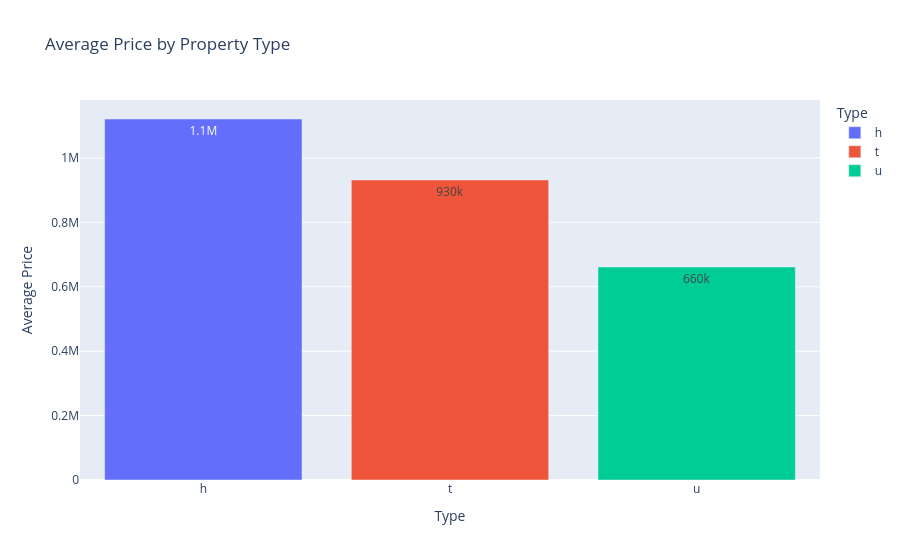

The code cell stored with this chart in its notebook:
### Code cell
px.bar(data_frame=avg_price_by_type, x='Type', y='Average Price',
       color='Type', text_auto='.2s',
       title='Average Price by Property Type')

### Figure 1 — Plotly figure (JSON) as saved in the notebook; plotly's stock layout.template omitted (floating-point values rounded to 4 significant figures)
{"data": [{"hovertemplate": "Type=%{x}<br>Average Price=%{y}<extra></extra>", "legendgroup": "h", "marker": {"color": "#636efa", "pattern": {"shape": ""}}, "name": "h", "orientation": "v", "showlegend": true, "textposition": "auto", "texttemplate": "%{y:.2s}", "type": "bar", "x": ["h"], "xaxis": "x", "y": [1121000.0], "yaxis": "y"}, {"hovertemplate": "Type=%{x}<br>Average Price=%{y}<extra></extra>", "legendgroup": "t", "marker": {"color": "#EF553B", "pattern": {"shape": ""}}, "name": "t", "orientation": "v", "showlegend": true, "textposition": "auto", "texttemplate": "%{y:.2s}", "type": "bar", "x": ["t"], "xaxis": "x", "y": [931700.0], "yaxis": "y"}, {"hovertemplate": "Type=%{x}<br>Average Price=%{y}<extra></extra>", "legendgroup": "u", "marker": {"color": "#00cc96", "pattern": {"shape": ""}}, "name": "u", "orientation": "v", "showlegend": true, "textposition": "auto", "texttemplate": "%{y:.2s}", "type": "bar", "x": ["u"], "xaxis": "x", "y": [661400.0], "yaxis": "y"}], "layout": {"barmode": "relative", "legend": {"title": {"text": "Type"}, "tracegroupgap": 0}, "title": {"text": "Average Price by Property Type"}, "xaxis": {"anchor": "y", "categoryarray": ["h", "t", "u"], "categoryorder": "array", "domain": [0, 1], "title": {"text": "Type"}}, "yaxis": {"anchor": "x", "domain": [0, 1], "title": {"text": "Average Price"}}}}
